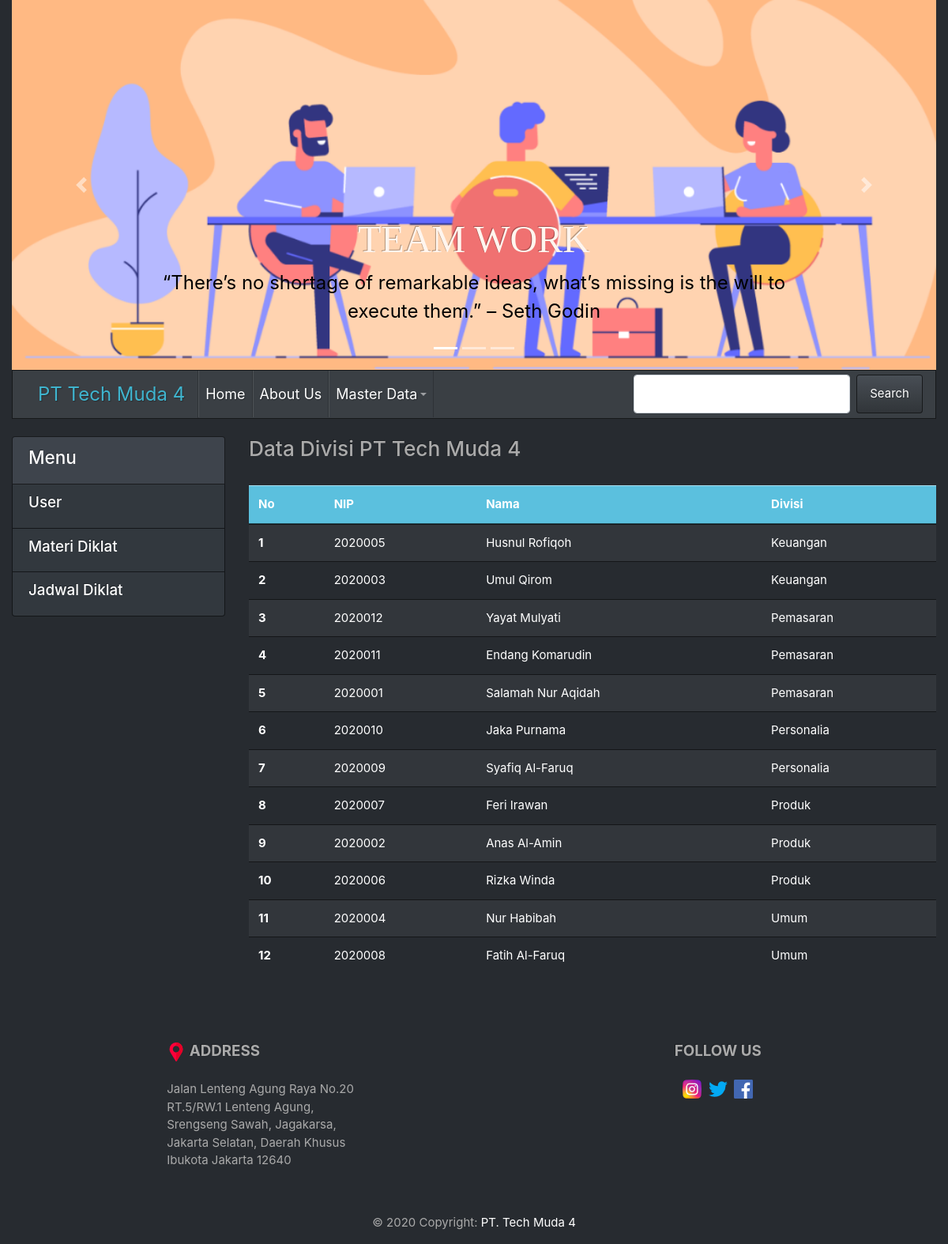
Page /PT_Tech_Muda4/index.php?hal=divisi on the committed database.
### tables this page shows
CREATE TABLE `pegawai` (
  `id` int(11) NOT NULL,
  `nip` varchar(25) NOT NULL,
  `nama` varchar(20) NOT NULL,
  `gender` enum('L','P') NOT NULL,
  `alamat` text NOT NULL,
  `foto` varchar(30) DEFAULT NULL,
  `divisi_id` int(11) NOT NULL,
  `jabatan_id` int(11) NOT NULL
);

CREATE TABLE `divisi` (
  `id` int(11) NOT NULL,
  `nama` varchar(20) NOT NULL
);

### PT_Tech_Muda4/model/Divisi.php (called while the page is built)
<?php
class Divisi{
    private $koneksi;
    public function __construct(){
        global $dbh;
        $this->koneksi = $dbh;
    }
    public function dataDivisi(){
        $sql = "select peg.nip, peg.nama,
        d.nama as divisi
        from pegawai peg
        inner join divisi d on d.id = peg.divisi_id order by d.nama asc";
        $ps = $this->koneksi->prepare($sql);
        $ps->execute();
        $rs = $ps->fetchAll();
        return $rs;
    }
};
?>

### PT_Tech_Muda4/divisi.php (the view)
<h3>Data Divisi PT Tech Muda 4</h3><br/>
<table class="table table-striped">
  <thead>
  <tr class="table-info">
      <th scope="col">No</th>
      <th scope="col">NIP</th>
      <th scope="col">Nama</th>
      <th scope="col">Divisi</th>
    </tr>
  </thead>
  <tbody>
  <?php
      $model = new Divisi();
      $rs = $model->dataDivisi();
      $no = 1;
      foreach($rs as $div){
      ?>
    <tr>
      <th scope="row"><?= $no ?></th>
      <td><?= $div['nip'] ?></td>
      <td><?= $div['nama'] ?></td>
      <td><?= $div['divisi'] ?></td>
    </tr>
    <?php $no++; } ?>
  </tbody>
</table>

### rows in the picture
pegawai: nip "2020005", nama "Husnul Rofiqoh", divisi.nama "Keuangan"
pegawai: nip "2020003", nama "Umul Qirom", divisi.nama "Keuangan"
pegawai: nip "2020012", nama "Yayat Mulyati", divisi.nama "Pemasaran"
pegawai: nip "2020011", nama "Endang Komarudin", divisi.nama "Pemasaran"
pegawai: nip "2020001", nama "Salamah Nur Aqidah", divisi.nama "Pemasaran"
pegawai: nip "2020010", nama "Jaka Purnama", divisi.nama "Personalia"
pegawai: nip "2020009", nama "Syafiq Al-Faruq", divisi.nama "Personalia"
pegawai: nip "2020007", nama "Feri Irawan", divisi.nama "Produk"
pegawai: nip "2020002", nama "Anas Al-Amin", divisi.nama "Produk"
pegawai: nip "2020006", nama "Rizka Winda", divisi.nama "Produk"
pegawai: nip "2020004", nama "Nur Habibah", divisi.nama "Umum"
pegawai: nip "2020008", nama "Fatih Al-Faruq", divisi.nama "Umum"
